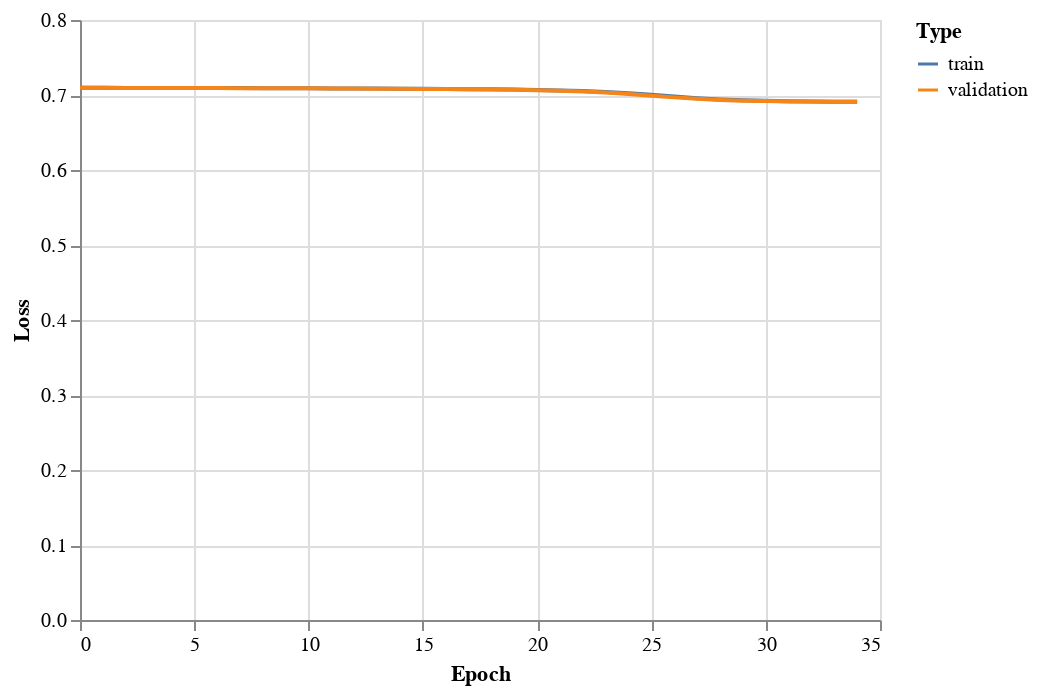

Notebook code cell kept with this figure:
### Code cell
train_eval_loss_chart = alt.Chart(loss_df).mark_line().encode(
 x='Epoch',
 y='Loss',
 color='Type'
)
train_eval_loss_chart

### Figure 1 — Vega-Lite specification as saved in the notebook (floating-point values rounded to 4 significant figures)
{"config": {"view": {"continuousWidth": 400, "continuousHeight": 300}}, "data": {"name": "data-e41380da72151ca4d7d6c9cef1a7e22f"}, "mark": "line", "encoding": {"color": {"field": "Type", "type": "nominal"}, "x": {"field": "Epoch", "type": "quantitative"}, "y": {"field": "Loss", "type": "quantitative"}}, "$schema": "https://vega.github.io/schema/vega-lite/v4.17.0.json", "datasets": {"data-e41380da72151ca4d7d6c9cef1a7e22f": [{"Epoch": 0, "Loss": 0.7096, "Type": "train"}, {"Epoch": 1, "Loss": 0.7095, "Type": "train"}, {"Epoch": 2, "Loss": 0.7095, "Type": "train"}, {"Epoch": 3, "Loss": 0.7094, "Type": "train"}, {"Epoch": 4, "Loss": 0.7094, "Type": "train"}, {"Epoch": 5, "Loss": 0.7093, "Type": "train"}, {"Epoch": 6, "Loss": 0.7092, "Type": "train"}, {"Epoch": 7, "Loss": 0.7092, "Type": "train"}, {"Epoch": 8, "Loss": 0.7091, "Type": "train"}, {"Epoch": 9, "Loss": 0.709, "Type": "train"}, {"Epoch": 10, "Loss": 0.7089, "Type": "train"}, {"Epoch": 11, "Loss": 0.7088, "Type": "train"}, {"Epoch": 12, "Loss": 0.7087, "Type": "train"}, {"Epoch": 13, "Loss": 0.7086, "Type": "train"}, {"Epoch": 14, "Loss": 0.7084, "Type": "train"}, {"Epoch": 15, "Loss": 0.7083, "Type": "train"}, {"Epoch": 16, "Loss": 0.7081, "Type": "train"}, {"Epoch": 17, "Loss": 0.7078, "Type": "train"}, {"Epoch": 18, "Loss": 0.7075, "Type": "train"}, {"Epoch": 19, "Loss": 0.7072, "Type": "train"}, {"Epoch": 20, "Loss": 0.7067, "Type": "train"}, {"Epoch": 21, "Loss": 0.7061, "Type": "train"}, {"Epoch": 22, "Loss": 0.7053, "Type": "train"}, {"Epoch": 23, "Loss": 0.7041, "Type": "train"}, {"Epoch": 24, "Loss": 0.7025, "Type": "train"}, {"Epoch": 25, "Loss": 0.7003, "Type": "train"}, {"Epoch": 26, "Loss": 0.698, "Type": "train"}, {"Epoch": 27, "Loss": 0.6958, "Type": "train"}, {"Epoch": 28, "Loss": 0.6942, "Type": "train"}, {"Epoch": 29, "Loss": 0.693, "Type": "train"}, {"Epoch": 30, "Loss": 0.6922, "Type": "train"}, {"Epoch": 31, "Loss": 0.6917, "Type": "train"}, {"Epoch": 32, "Loss": 0.6913, "Type": "train"}, {"Epoch": 33, "Loss": 0.6911, "Type": "train"}, {"Epoch": 34, "Loss": 0.6909, "Type": "train"}, {"Epoch": 0, "Loss": 0.7096, "Type": "validation"}, {"Epoch": 1, "Loss": 0.7095, "Type": "validation"}, {"Epoch": 2, "Loss": 0.7095, "Type": "validation"}, {"Epoch": 3, "Loss": 0.7094, "Type": "validation"}, {"Epoch": 4, "Loss": 0.7093, "Type": "validation"}, {"Epoch": 5, "Loss": 0.7093, "Type": "validation"}, {"Epoch": 6, "Loss": 0.7092, "Type": "validation"}, {"Epoch": 7, "Loss": 0.7091, "Type": "validation"}, {"Epoch": 8, "Loss": 0.7091, "Type": "validation"}, {"Epoch": 9, "Loss": 0.709, "Type": "validation"}, {"Epoch": 10, "Loss": 0.7089, "Type": "validation"}, {"Epoch": 11, "Loss": 0.7088, "Type": "validation"}, {"Epoch": 12, "Loss": 0.7086, "Type": "validation"}, {"Epoch": 13, "Loss": 0.7085, "Type": "validation"}, {"Epoch": 14, "Loss": 0.7083, "Type": "validation"}, {"Epoch": 15, "Loss": 0.7082, "Type": "validation"}, {"Epoch": 16, "Loss": 0.7079, "Type": "validation"}, {"Epoch": 17, "Loss": 0.7077, "Type": "validation"}, {"Epoch": 18, "Loss": 0.7074, "Type": "validation"}, {"Epoch": 19, "Loss": 0.707, "Type": "validation"}, {"Epoch": 20, "Loss": 0.7064, "Type": "validation"}, {"Epoch": 21, "Loss": 0.7057, "Type": "validation"}, {"Epoch": 22, "Loss": 0.7047, "Type": "validation"}, {"Epoch": 23, "Loss": 0.7033, "Type": "validation"}, {"Epoch": 24, "Loss": 0.7014, "Type": "validation"}, {"Epoch": 25, "Loss": 0.6991, "Type": "validation"}, {"Epoch": 26, "Loss": 0.6968, "Type": "validation"}, {"Epoch": 27, "Loss": 0.6949, "Type": "validation"}, {"Epoch": 28, "Loss": 0.6934, "Type": "validation"}, {"Epoch": 29, "Loss": 0.6925, "Type": "validation"}, {"Epoch": 30, "Loss": 0.6919, "Type": "validation"}, {"Epoch": 31, "Loss": 0.6915, "Type": "validation"}, {"Epoch": 32, "Loss": 0.6912, "Type": "validation"}, {"Epoch": 33, "Loss": 0.691, "Type": "validation"}, {"Epoch": 34, "Loss": 0.6909, "Type": "validation"}]}}
